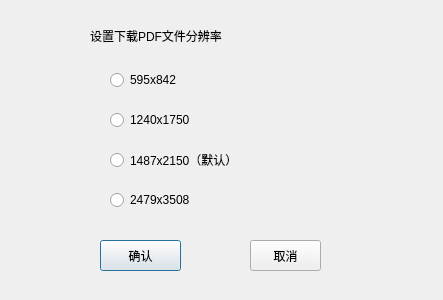
<?xml version="1.0" encoding="UTF-8"?>
<ui version="4.0">
 <class>Dialog</class>
 <widget class="QDialog" name="Dialog">
  <property name="geometry">
   <rect>
    <x>0</x>
    <y>0</y>
    <width>443</width>
    <height>300</height>
   </rect>
  </property>
  <property name="windowTitle">
   <string>Dialog</string>
  </property>
  <widget class="QLabel" name="label">
   <property name="geometry">
    <rect>
     <x>90</x>
     <y>10</y>
     <width>251</width>
     <height>51</height>
    </rect>
   </property>
   <property name="styleSheet">
    <string notr="true">font: 16pt &quot;楷体&quot;;</string>
   </property>
   <property name="text">
    <string>设置下载PDF文件分辨率</string>
   </property>
  </widget>
  <widget class="QRadioButton" name="radioButton">
   <property name="geometry">
    <rect>
     <x>110</x>
     <y>70</y>
     <width>111</width>
     <height>20</height>
    </rect>
   </property>
   <property name="styleSheet">
    <string notr="true">font: 14pt &quot;黑体&quot;;</string>
   </property>
   <property name="text">
    <string>595x842</string>
   </property>
  </widget>
  <widget class="QRadioButton" name="radioButton_2">
   <property name="geometry">
    <rect>
     <x>110</x>
     <y>110</y>
     <width>151</width>
     <height>20</height>
    </rect>
   </property>
   <property name="styleSheet">
    <string notr="true">font: 14pt &quot;黑体&quot;;</string>
   </property>
   <property name="text">
    <string>1240x1750</string>
   </property>
  </widget>
  <widget class="QRadioButton" name="radioButton_3">
   <property name="geometry">
    <rect>
     <x>110</x>
     <y>150</y>
     <width>251</width>
     <height>20</height>
    </rect>
   </property>
   <property name="styleSheet">
    <string notr="true">font: 14pt &quot;黑体&quot;;</string>
   </property>
   <property name="text">
    <string>1487x2150（默认）</string>
   </property>
  </widget>
  <widget class="QRadioButton" name="radioButton_4">
   <property name="geometry">
    <rect>
     <x>110</x>
     <y>190</y>
     <width>161</width>
     <height>20</height>
    </rect>
   </property>
   <property name="styleSheet">
    <string notr="true">font: 14pt &quot;黑体&quot;;</string>
   </property>
   <property name="text">
    <string>2479x3508</string>
   </property>
  </widget>
  <widget class="QPushButton" name="pushButton_check">
   <property name="geometry">
    <rect>
     <x>100</x>
     <y>240</y>
     <width>81</width>
     <height>31</height>
    </rect>
   </property>
   <property name="styleSheet">
    <string notr="true">font: 14pt &quot;楷体&quot;;</string>
   </property>
   <property name="text">
    <string>确认</string>
   </property>
  </widget>
  <widget class="QPushButton" name="pushButton_cancel">
   <property name="geometry">
    <rect>
     <x>250</x>
     <y>240</y>
     <width>71</width>
     <height>31</height>
    </rect>
   </property>
   <property name="styleSheet">
    <string notr="true">font: 14pt &quot;楷体&quot;;</string>
   </property>
   <property name="text">
    <string>取消</string>
   </property>
  </widget>
 </widget>
 <resources/>
 <connections/>
</ui>
